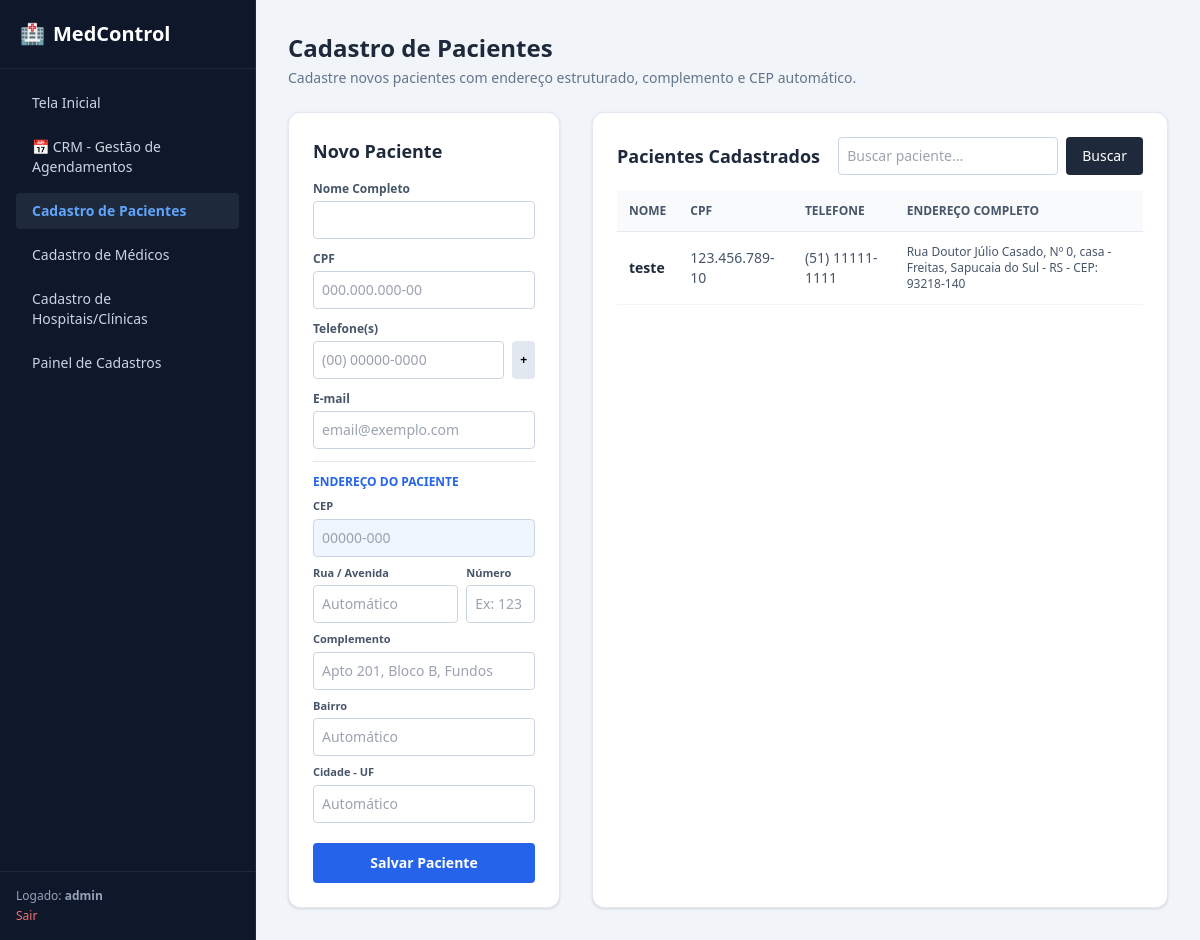
The page /pacientes (signed in) on the database its author committed.
### tables this page shows
CREATE TABLE usuarios (
        id INTEGER PRIMARY KEY AUTOINCREMENT,
        username TEXT UNIQUE NOT NULL,
        senha TEXT NOT NULL,
        is_admin BOOLEAN NOT NULL,
        status TEXT DEFAULT 'ativo'
    , primeiro_acesso BOOLEAN DEFAULT 1, nome_completo TEXT, cpf TEXT, telefone TEXT, email TEXT, rua TEXT, numero TEXT, complemento TEXT, bairro TEXT, cidade TEXT, cep TEXT, endereco TEXT);

CREATE TABLE pacientes (
        id INTEGER PRIMARY KEY AUTOINCREMENT, 
        nome TEXT NOT NULL, 
        cpf TEXT, 
        telefones TEXT NOT NULL, 
        email TEXT, 
        endereco TEXT
    , rua TEXT, numero TEXT, complemento TEXT, bairro TEXT, cidade TEXT, cep TEXT);

### app.py (the view, shortened to what this page needs)
@app.route('/pacientes', methods=['GET', 'POST'])
@login_required
def pacientes():
    conn = get_db_connection()
    lista = conn.execute('SELECT * FROM pacientes').fetchall()
    conn.close()
    return render_template('pacientes.html', pacientes=lista)

### app.py (called while the page is built)
def get_db_connection():
    conn = sqlite3.connect('database.db')
    conn.row_factory = sqlite3.Row
    return conn

def login_required(f):
    @wraps(f)
    def decorated_function(*args, **kwargs):
        if 'user_id' not in session:
            return redirect(url_for('login'))
        conn = get_db_connection()
        user = conn.execute('SELECT * FROM usuarios WHERE id = ?', (session['user_id'],)).fetchone()
        conn.close()
        if not user or user['status'] == 'bloqueado':
            session.clear()
            flash('Sua conta está bloqueada ou inativa.', 'danger')
            return redirect(url_for('login'))
        if user['primeiro_acesso'] and request.endpoint not in ['alterar_senha', 'logout']:
            return redirect(url_for('alterar_senha'))
        return f(*args, **kwargs)
    return decorated_function

### templates/pacientes.html (shortened to what this page needs)
<!DOCTYPE html>
<html lang="pt-br">
<head>
    <script src="https://cdn.tailwindcss.com"></script>
</head>
<body class="bg-slate-100 flex h-screen overflow-hidden">
    <div class="w-64 bg-slate-900 text-slate-300 border-r border-slate-800 flex flex-col justify-between">
        <div>
            <div class="p-5 font-bold text-xl text-white border-b border-slate-800 flex items-center gap-2">
                <span>🏥</span> MedControl
            </div>
            <nav class="p-4 space-y-2 text-sm">
                <a href="/" class="block px-4 py-2 rounded hover:bg-slate-800 text-slate-300">Tela Inicial</a>
                <a href="/crm" class="block px-4 py-2 rounded hover:bg-slate-800 text-slate-300">📅 CRM - Gestão de Agendamentos</a>
                <a href="/pacientes" class="block px-4 py-2 rounded bg-slate-800 text-blue-400 font-semibold">Cadastro de Pacientes</a>
                <a href="/medicos" class="block px-4 py-2 rounded hover:bg-slate-800 text-slate-300">Cadastro de Médicos</a>
                <a href="/clinicas" class="block px-4 py-2 rounded hover:bg-slate-800 text-slate-300">Cadastro de Hospitais/Clínicas</a>
                <a href="/cadastros" class="block px-4 py-2 rounded hover:bg-slate-800 text-slate-300">Painel de Cadastros</a>
            </nav>
        </div>
        <div class="p-4 border-t border-slate-800 text-xs">
            <span class="text-slate-400 block">Logado: <b>{{ session.username }}</b></span>
            <a href="/logout" class="text-red-400 hover:underline mt-1 block">Sair</a>
        </div>
    </div>
    <div class="flex-1 flex flex-col overflow-y-auto p-8">
        <div class="max-w-5xl mx-auto w-full">
            <h1 class="text-2xl font-bold text-slate-800 mb-1">Cadastro de Pacientes</h1>
            <p class="text-sm text-slate-500 mb-6">Cadastre novos pacientes com endereço estruturado, complemento e CEP automático.</p>
            <div class="grid grid-cols-1 lg:grid-cols-3 gap-8">
                <div class="bg-white p-6 rounded-xl shadow border border-slate-200">
                    <h2 class="text-lg font-bold text-slate-800 mb-4">Novo Paciente</h2>
                    <form action="/pacientes" method="POST" class="space-y-3">
                        <div>
                            <label class="block text-xs font-semibold text-slate-600 mb-1">Nome Completo</label>
                            <input type="text" name="nome" required class="w-full p-2 border border-slate-300 rounded text-sm">
                        </div>
                        <div>
                            <label class="block text-xs font-semibold text-slate-600 mb-1">CPF</label>
                            <input type="text" name="cpf" placeholder="000.000.000-00" oninput="mascaraCPF(this)" maxlength="14" class="w-full p-2 border border-slate-300 rounded text-sm">
                        </div>
                        <div id="telefones-container">
                            <label class="block text-xs font-semibold text-slate-600 mb-1">Telefone(s)</label>
                            <div class="flex gap-2 mb-2">
                                <input type="text" name="telefones[]" placeholder="(00) 00000-0000" oninput="mascaraTelefone(this)" maxlength="15" required class="w-full p-2 border border-slate-300 rounded text-sm">
                                <button type="button" onclick="adicionarTelefone()" class="bg-slate-200 px-2 py-1 rounded text-xs font-bold hover:bg-slate-300">+</button>
                            </div>
                        </div>
                        <div>
                            <label class="block text-xs font-semibold text-slate-600 mb-1">E-mail</label>
                            <input type="email" name="email" placeholder="email@exemplo.com" class="w-full p-2 border border-slate-300 rounded text-sm">
                        </div>
                        <div class="border-t pt-3 mt-3">
                            <h3 class="text-xs font-bold text-blue-600 uppercase mb-2">Endereço do Paciente</h3>
                            <div class="mb-2">
                                <label class="block text-[11px] font-semibold text-slate-600 mb-1">CEP</label>
                                <input type="text" id="cep" name="cep" placeholder="00000-000" oninput="mascaraCEP(this)" maxlength="9" required class="w-full p-2 border border-slate-300 rounded text-sm bg-blue-50">
                            </div>
                            <div class="grid grid-cols-3 gap-2 mb-2">
                                <div class="col-span-2">
                                    <label class="block text-[11px] font-semibold text-slate-600 mb-1">Rua / Avenida</label>
                                    <input type="text" id="rua" name="rua" required placeholder="Automático" class="w-full p-2 border border-slate-300 rounded text-sm">
                                </div>
                                <div>
                                    <label class="block text-[11px] font-semibold text-slate-600 mb-1">Número</label>
                                    <input type="text" id="numero" name="numero" required placeholder="Ex: 123" class="w-full p-2 border border-slate-300 rounded text-sm">
                                </div>
                            </div>
                            <div class="mb-2">
                                <label class="block text-[11px] font-semibold text-slate-600 mb-1">Complemento</label>
                                <input type="text" id="complemento" name="complemento" placeholder="Apto 201, Bloco B, Fundos" class="w-full p-2 border border-slate-300 rounded text-sm">
                            </div>
                            <div class="mb-2">
                                <label class="block text-[11px] font-semibold text-slate-600 mb-1">Bairro</label>
                                <input type="text" id="bairro" name="bairro" required placeholder="Automático" class="w-full p-2 border border-slate-300 rounded text-sm">
                            </div>
                            <div class="mb-2">
                                <label class="block text-[11px] font-semibold text-slate-600 mb-1">Cidade - UF</label>
                                <input type="text" id="cidade" name="cidade" required placeholder="Automático" class="w-full p-2 border border-slate-300 rounded text-sm">
                            </div>
                        </div>
                        <button type="submit" class="w-full bg-blue-600 hover:bg-blue-700 text-white font-semibold py-2.5 px-4 rounded transition text-sm mt-2">
                            Salvar Paciente
                        </button>
                    </form>
                </div>
                <div class="lg:col-span-2 bg-white p-6 rounded-xl shadow border border-slate-200">
                    <div class="flex justify-between items-center mb-4">
                        <h2 class="text-lg font-bold text-slate-800">Pacientes Cadastrados</h2>
                        <form method="GET" action="/pacientes" class="flex gap-2">
                            <input type="text" name="busca" value="{{ busca if busca else '' }}" placeholder="Buscar paciente..." class="p-2 border border-slate-300 rounded text-sm">
                            <button type="submit" class="bg-slate-800 text-white px-4 py-2 rounded text-sm hover:bg-slate-700">Buscar</button>
                        </form>
                    </div>
                    <div class="overflow-x-auto">
                        <table class="w-full text-left border-collapse text-sm">
                            <thead>
                                <tr class="bg-slate-50 border-b border-slate-200 text-slate-600 text-xs uppercase">
                                    <th class="p-3">Nome</th>
                                    <th class="p-3">CPF</th>
                                    <th class="p-3">Telefone</th>
                                    <th class="p-3">Endereço Completo</th>
                                </tr>
                            </thead>
                            <tbody>
                                {% for p in pacientes %}
                                <tr class="border-b border-slate-100 hover:bg-slate-50">
                                    <td class="p-3 font-semibold text-slate-800">{{ p.nome }}</td>
                                    <td class="p-3 text-slate-600">{{ p.cpf }}</td>
                                    <td class="p-3 text-slate-600">{{ p.telefones }}</td>
                                    <td class="p-3 text-slate-600 text-xs">{{ p.endereco }}</td>
                                </tr>
                                {% else %}
                                <tr>
                                    <td colspan="4" class="p-6 text-center text-slate-400 text-sm">Nenhum paciente cadastrado.</td>
                                </tr>
                                {% endfor %}
                            </tbody>
                        </table>
                    </div>
                </div>
            </div>
        </div>
    </div>
</body>
</html>

### rows shown on the page
usuarios: username "admin"
pacientes: nome "teste", cpf "123.456.789-10", telefones "(51) 11111-1111", endereco "Rua Doutor Júlio Casado, Nº 0, casa - Freitas, Sapucaia do Sul - RS - CEP: 93218-140"
